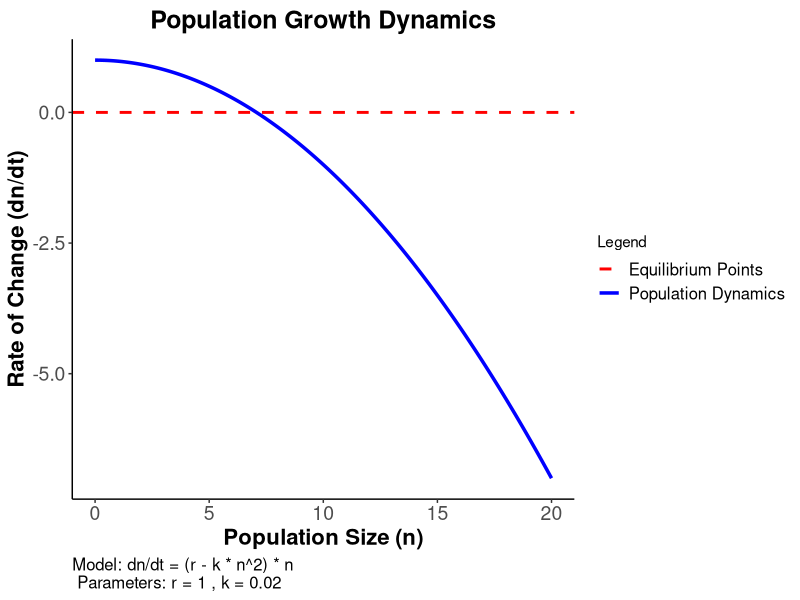

The R source for this figure: (Note: this script raises an error after producing the figure.)
# This script plots the rate of change of population as a function of population size n.

# Clear environment 
rm(list = ls())

# Load necessary libraries 
if(!require(ggplot2)){install.packages("ggplot2")}
library(ggplot2)

# Parameter Initialization
r = 1      # Intrinsic growth rate (rate of growth when resources are unlimited)
k = 0.02   # Strength of density dependence (how much the growth rate is affected by population density)

# Population size range (n)
# Creates a sequence of population sizes from 0 to 20 with increments of 0.1.
n = seq(0, 20, by = 0.1) 

# Population dynamics equation (defining a function is a good practice for reusability)
pop_eqn = function(n) {
  # This equation describes the rate of change of population (dn/dt) as a function of population size (n).
  return(r - (k * n^2)) * n
}

# Rate of change of population (dn/dt)
dndt = pop_eqn(n)

# Create a data frame for plotting (ggplot2 works best with data frames)
popdata = data.frame(n = n, dndt = dndt)
# Create a data frame for eqb line
eqb_line = data.frame(yintercept = 0)

# Create the plot using ggplot2
pop_growth_dynamics = ggplot(data = popdata, aes(x = n, y = dndt)) +
  geom_line(aes(color = "Population Dynamics"), linewidth = 1.2) + # Plots the line representing the population dynamics
  geom_hline(data = eqb_line, aes(yintercept = yintercept, color = "Equilibrium Points"), linetype = "dashed", linewidth = 1) + # Adds a horizontal red dashed line at y = 0. This line represents the equilibrium points where the population is not changing (dn/dt = 0).
  scale_color_manual(
    name = "Legend",
    values = c("Population Dynamics" = "blue",
               "Equilibrium Points" = "red")
  ) +
  labs(
    title = "Population Growth Dynamics",
    x = "Population Size (n)",
    y = "Rate of Change (dn/dt)",
    caption = paste("Model: dn/dt = (r - k * n^2) * n\n", # Using paste for better caption formatting
                    "Parameters: r =", r, ", k =", k) # Include parameter values in caption for clarity
  ) +
  theme_classic() + # Use a clean theme
  theme(
    plot.title = element_text(hjust = 0.5, vjust = 0.5, face = "bold", size = 18), # Center and style the title
    axis.title = element_text(face = "bold", size = 16), # Style axis titles
    axis.text = element_text(size = 14), # Style axis text
    legend.text = element_text(size = 12), # Style legend text
    plot.caption = element_text(hjust = 0, size = 12), # Style caption
    panel.grid.major = element_blank(), # Remove major grid lines for a cleaner look
    panel.grid.minor = element_blank()  # Remove minor grid lines
  )

# Save the plot (using relative path and specifying units and DPI is good practice)
ggsave(plot = pop_growth_dynamics, filename = "./scripts/final_exam/exam_plots/population_dynamics.png", width = 200, height = 150, units = "mm", dpi = 600) # Added height parameter to ggsave

# Print the plot to the console (useful for interactive sessions)
print(pop_growth_dynamics)